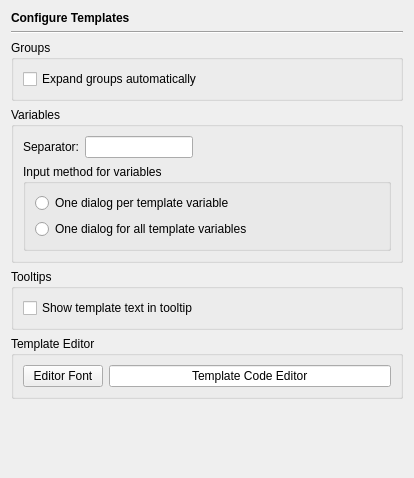
<?xml version="1.0" encoding="UTF-8"?>
<ui version="4.0">
 <class>TemplatesPage</class>
 <widget class="QWidget" name="TemplatesPage">
  <property name="geometry">
   <rect>
    <x>0</x>
    <y>0</y>
    <width>414</width>
    <height>478</height>
   </rect>
  </property>
  <layout class="QVBoxLayout" name="verticalLayout">
   <item>
    <widget class="QLabel" name="headerLabel">
     <property name="text">
      <string>&lt;b&gt;Configure Templates&lt;/b&gt;</string>
     </property>
    </widget>
   </item>
   <item>
    <widget class="Line" name="line11_2_2_2_2_2">
     <property name="frameShape">
      <enum>QFrame::HLine</enum>
     </property>
     <property name="frameShadow">
      <enum>QFrame::Sunken</enum>
     </property>
     <property name="orientation">
      <enum>Qt::Horizontal</enum>
     </property>
    </widget>
   </item>
   <item>
    <widget class="QGroupBox" name="groupBox">
     <property name="title">
      <string>Groups</string>
     </property>
     <layout class="QVBoxLayout">
      <item>
       <widget class="QCheckBox" name="templatesAutoOpenGroupsCheckBox">
        <property name="toolTip">
         <string>Select, if groups having entries should be opened automatically</string>
        </property>
        <property name="text">
         <string>Expand groups automatically</string>
        </property>
       </widget>
      </item>
     </layout>
    </widget>
   </item>
   <item>
    <widget class="QGroupBox" name="groupBox_2">
     <property name="title">
      <string>Variables</string>
     </property>
     <layout class="QVBoxLayout">
      <item>
       <layout class="QHBoxLayout">
        <item>
         <widget class="QLabel" name="textLabel1_19">
          <property name="text">
           <string>Separator:</string>
          </property>
         </widget>
        </item>
        <item>
         <widget class="QLineEdit" name="templatesSeparatorCharEdit">
          <property name="sizePolicy">
           <sizepolicy hsizetype="Minimum" vsizetype="Fixed">
            <horstretch>0</horstretch>
            <verstretch>0</verstretch>
           </sizepolicy>
          </property>
          <property name="toolTip">
           <string>Enter the character that encloses variables</string>
          </property>
          <property name="maxLength">
           <number>1</number>
          </property>
         </widget>
        </item>
        <item>
         <spacer>
          <property name="orientation">
           <enum>Qt::Horizontal</enum>
          </property>
          <property name="sizeType">
           <enum>QSizePolicy::Expanding</enum>
          </property>
          <property name="sizeHint" stdset="0">
           <size>
            <width>40</width>
            <height>20</height>
           </size>
          </property>
         </spacer>
        </item>
       </layout>
      </item>
      <item>
       <widget class="QGroupBox" name="groupBox_3">
        <property name="title">
         <string>Input method for variables</string>
        </property>
        <layout class="QVBoxLayout">
         <item>
          <widget class="QRadioButton" name="templatesMultiDialogButton">
           <property name="toolTip">
            <string>Select, if a new dialog should be opened for every template variable</string>
           </property>
           <property name="text">
            <string>One dialog per template variable</string>
           </property>
          </widget>
         </item>
         <item>
          <widget class="QRadioButton" name="templatesSingleDialogButton">
           <property name="toolTip">
            <string>Select, if only one dialog for all template variables should be shown</string>
           </property>
           <property name="text">
            <string>One dialog for all template variables</string>
           </property>
          </widget>
         </item>
        </layout>
       </widget>
      </item>
     </layout>
    </widget>
   </item>
   <item>
    <widget class="QGroupBox" name="groupBox_4">
     <property name="title">
      <string>Tooltips</string>
     </property>
     <layout class="QVBoxLayout">
      <item>
       <widget class="QCheckBox" name="templatesToolTipCheckBox">
        <property name="toolTip">
         <string>Select, if the template text should be shown in a tooltip</string>
        </property>
        <property name="text">
         <string>Show template text in tooltip</string>
        </property>
       </widget>
      </item>
     </layout>
    </widget>
   </item>
   <item>
    <widget class="QGroupBox" name="groupBox_5">
     <property name="title">
      <string>Template Editor</string>
     </property>
     <layout class="QGridLayout" name="gridLayout">
      <item row="0" column="0">
       <widget class="QPushButton" name="editorFontButton">
        <property name="toolTip">
         <string>Press to select the font to be used for the code editor</string>
        </property>
        <property name="text">
         <string>Editor Font</string>
        </property>
       </widget>
      </item>
      <item row="0" column="1">
       <widget class="QLineEdit" name="editorFontSample">
        <property name="focusPolicy">
         <enum>Qt::NoFocus</enum>
        </property>
        <property name="text">
         <string>Template Code Editor</string>
        </property>
        <property name="alignment">
         <set>Qt::AlignHCenter</set>
        </property>
        <property name="readOnly">
         <bool>true</bool>
        </property>
       </widget>
      </item>
     </layout>
    </widget>
   </item>
   <item>
    <spacer>
     <property name="orientation">
      <enum>Qt::Vertical</enum>
     </property>
     <property name="sizeHint" stdset="0">
      <size>
       <width>20</width>
       <height>40</height>
      </size>
     </property>
    </spacer>
   </item>
  </layout>
 </widget>
 <tabstops>
  <tabstop>templatesAutoOpenGroupsCheckBox</tabstop>
  <tabstop>templatesSeparatorCharEdit</tabstop>
  <tabstop>templatesMultiDialogButton</tabstop>
  <tabstop>templatesSingleDialogButton</tabstop>
  <tabstop>templatesToolTipCheckBox</tabstop>
 </tabstops>
 <resources/>
 <connections/>
</ui>
